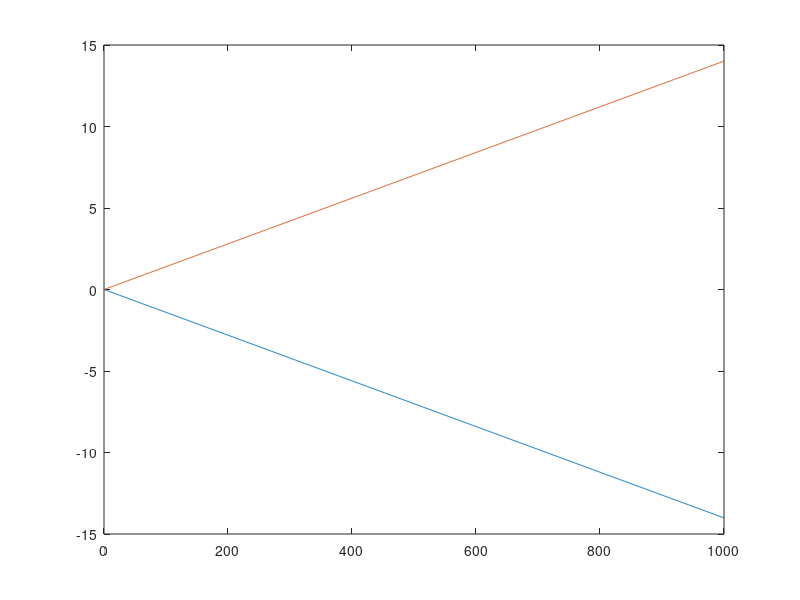

This figure's MATLAB source:
clear B_0;
clear g;
clear theta;
clear H;

%%%%%%%%%%%% Diagonalization of Spin Hamiltonian %%%%%%%%%%%%

% Define spin operators

S_z = [1/2 0;...
       0 -1/2];
       
 
S_x = [0 1/2;...
       1/2 0];

     
S_y = [0 1/2i;...
       -1/2i 0];
 
% Spin operators squared
S_xx = S_x * S_x;
S_yy = S_y * S_y;
S_zz = S_z * S_z;
   
% Spin number
s = 1/2;

% Matrix of S^2 eigenvalue
S_sq = s*(s+1) * eye(2);


B_0 = linspace(0,1000,1001); % static magnetic field in mT
u_0 = 13.996; % Bohr magneton-MHz/mT
g = 2.002319;

for i = 1:length(B_0)
   
    term1 = g*u_0*B_0(i)*S_z;
   
    H = term1;
    
    [V,D] = eig(H,'vector'); % V is matrix of eigenvectors, D is column of eigenvalues
    
    eigenvals(:,i) = D/1000; % each individual D is the ith column of eigenval
    eigenvecs(:,:,i) = V; % each individual V is the ith item in eigenvecs               
    % eigenvecs is not used, but nice to have for reference
    % basis is |s,m>
end

eigenvals_vs_BField_data = [transpose(B_0),transpose(eigenvals)];

plot(B_0,eigenvals_vs_BField_data(:,2),B_0,eigenvals_vs_BField_data(:,3))

    % plots each column of data separately
